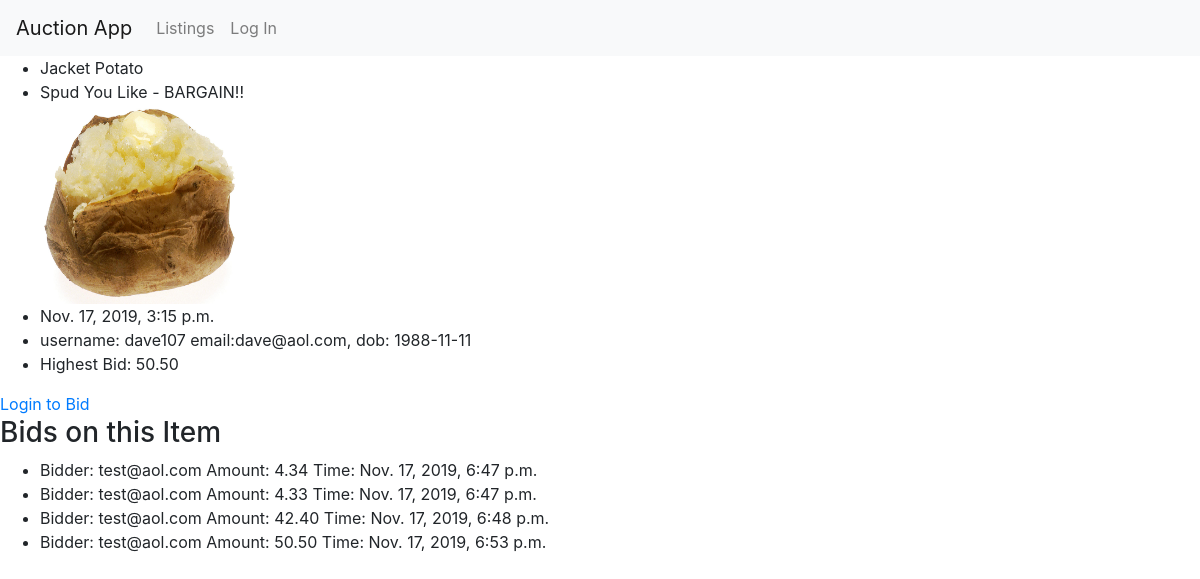
Page /auction/listings/3 on the earlier database version.
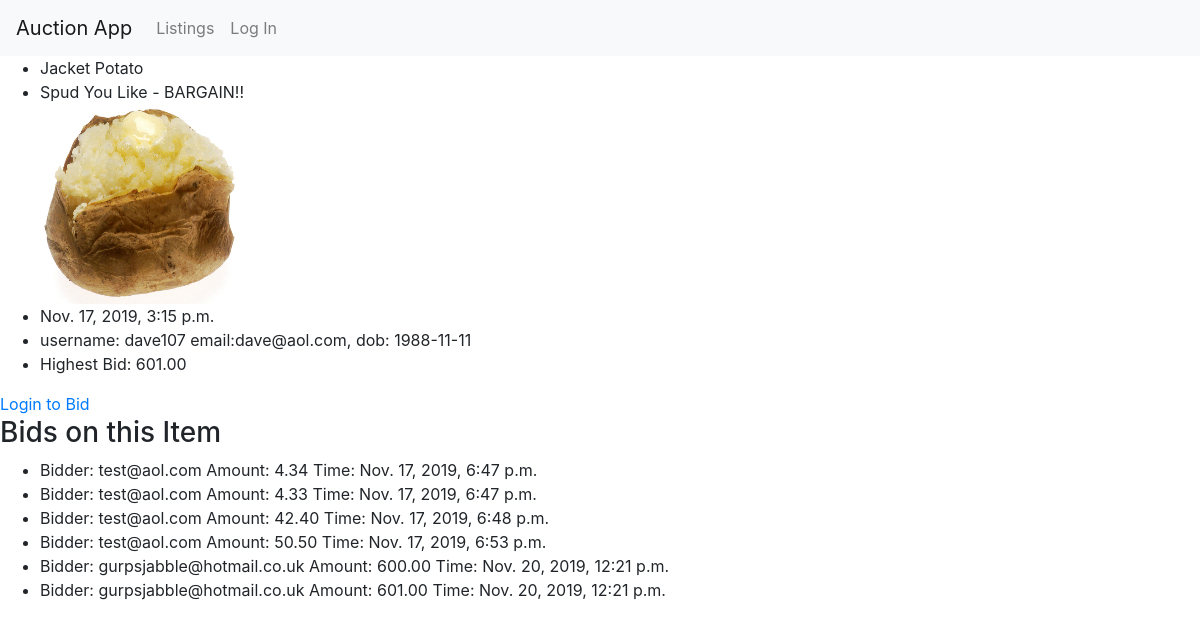
Same page on the later database version.
### auction/models.py (models this page shows)
class Item(models.Model):
  title = models.CharField(max_length=100)
  description = models.CharField(max_length=100)
  image = models.ImageField(upload_to='gallery', blank=True, null=True)
  endDateTime = models.DateTimeField(default=now, editable=True)
  userProfile = models.ForeignKey(UserProfile, on_delete=models.CASCADE)
  price = models.DecimalField(max_digits=8, decimal_places=2, default=0.99)

class UserProfile(User):
    dob = models.DateField(max_length=8)
    def __str__(self):
          return "username: " + self.username +  '\nemail:' + self.email + ", \ndob: " + str(self.dob)

class Bid(models.Model):
  userProfile = models.ForeignKey(UserProfile, on_delete=models.CASCADE)
  item = models.ForeignKey(Item, on_delete=models.CASCADE)
  amount = models.DecimalField(max_digits=8, decimal_places=2)
  bidDateTime = models.DateTimeField()

### auction/views.py (the view)
# urls.py: path('listings/<int:itemid>', views.listing, name='listing'),
def listing(request, itemid):
    item = Item.objects.get(pk=itemid)
    bids = Bid.objects.filter(item = itemid);
    context = {
        'item': item,
        'bids': bids
    }
    return render(request, 'auction/listing.html', context)

### auction/templates/auction/listing.html (shortened to what this page needs)
{% load static %}
<!DOCTYPE html>
<html>
  <head>
    <link
      rel="stylesheet"
      type="text/css"
      href="{% static 'auction/listings.css' %}"
    />
    <link
      rel="stylesheet"
      href="https://maxcdn.bootstrapcdn.com/bootstrap/4.1.3/css/bootstrap.min.css"
    />
  </head>
  <body>
    <nav class="navbar navbar-expand-lg navbar-light bg-light">
      <a class="navbar-brand" href="/auction/">Auction App</a>
      <div class="collapse navbar-collapse" id="navbarSupportedContent">
        <ul class="navbar-nav mr-auto">
          <li class="nav-item">
            <a class="nav-link" href="/auction/listings"
              >Listings <span class="sr-only">(current)</span></a
            >
          </li>
          {% if request.session.username is None %}
          <li class="nav-item">
            <a class="nav-link" href="/auction/login"
              >Log In <span class="sr-only">(current)</span></a
            >
          </li>
          {% endif %}
        </ul>
      </div>
    </nav>
    {% if item %}
    <ul id="item" itemid="{{item.id}}">
      <li>{{ item.title }}</li>
      <li>{{ item.description }}</li>
      <img src="{{ item.image.url }}" width="200px" height="200px" />
      <li>{{ item.endDateTime }}</li>
      <li>{{ item.userProfile }}</li>
      <li>Highest Bid: {{ item.price }}</li>
    </ul>
    {% if request.session.username %}
    <input
      id="bid-amount"
      type="number"
      name="number"
      value="{{ item.price }}"
    />
    <button type="button" name="button" onclick="bidOnItem()">Bid</button>
    <br /><br />
    {% else %}
    <a href="/auction/login">Login to Bid</a>
    {% endif %} {% else %}
    <p>item doesnt exist</p>
    {% endif %} {% if bids %}
    <h3>Bids on this Item</h3>
    <ul>
      {% for bid in bids %}
      <li>
        Bidder: {{bid.userProfile.email}} Amount: {{bid.amount}} Time:
        {{bid.bidDateTime}}
      </li>
      {% endfor %}
    </ul>
    {% endif %}
  </body>
</html>

Differences in the rows shown:
changed Item "Jacket Potato": price "50.50" → "601.00"
added Bid: userProfile.email "gurpsjabble@hotmail.co.uk", amount "600.00", bidDateTime "Nov. 20, 2019, 12:21 p.m."
added Bid: userProfile.email "gurpsjabble@hotmail.co.uk", amount "601.00", bidDateTime "Nov. 20, 2019, 12:21 p.m."
